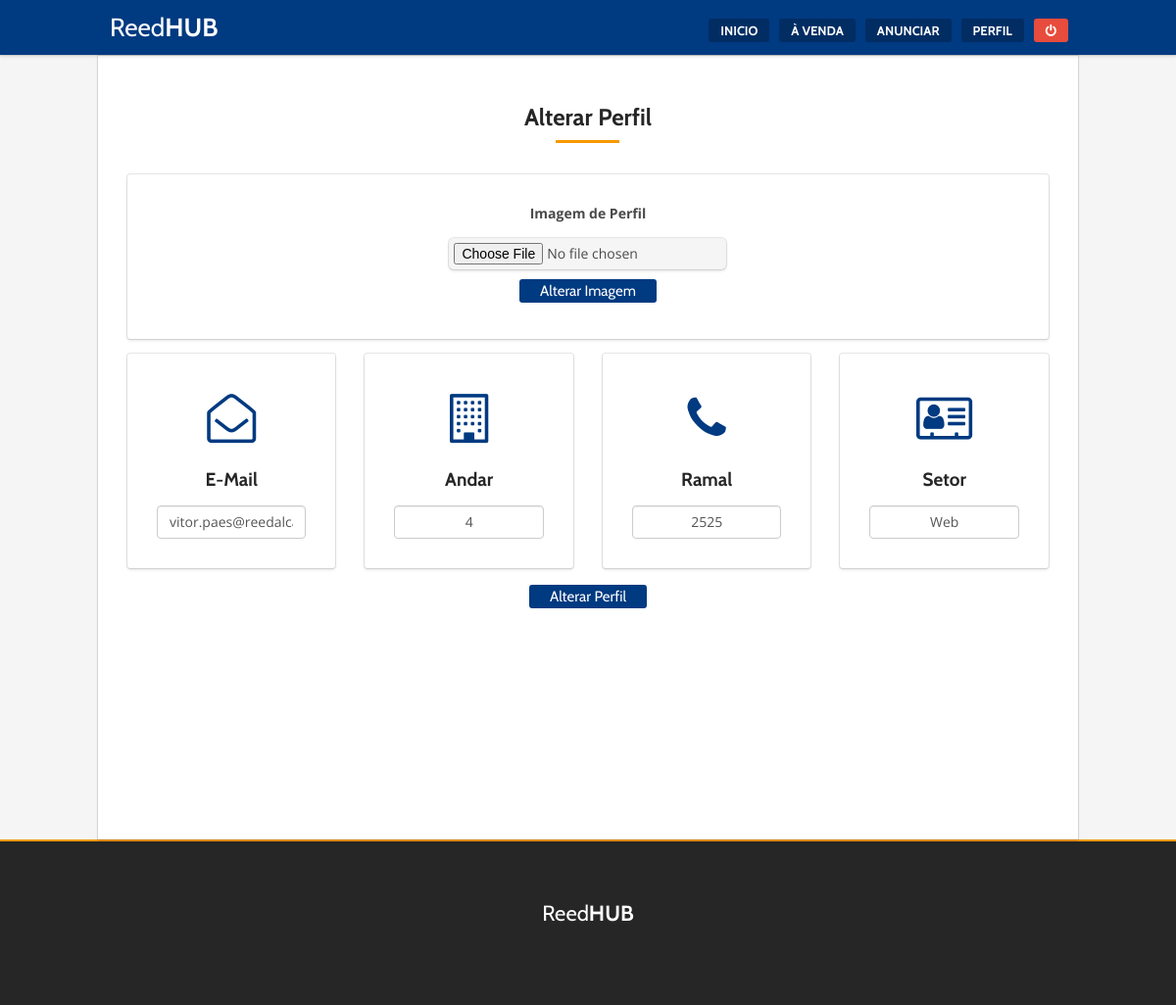
The page /alterar-perfil.php (signed in) on the database as committed earlier.
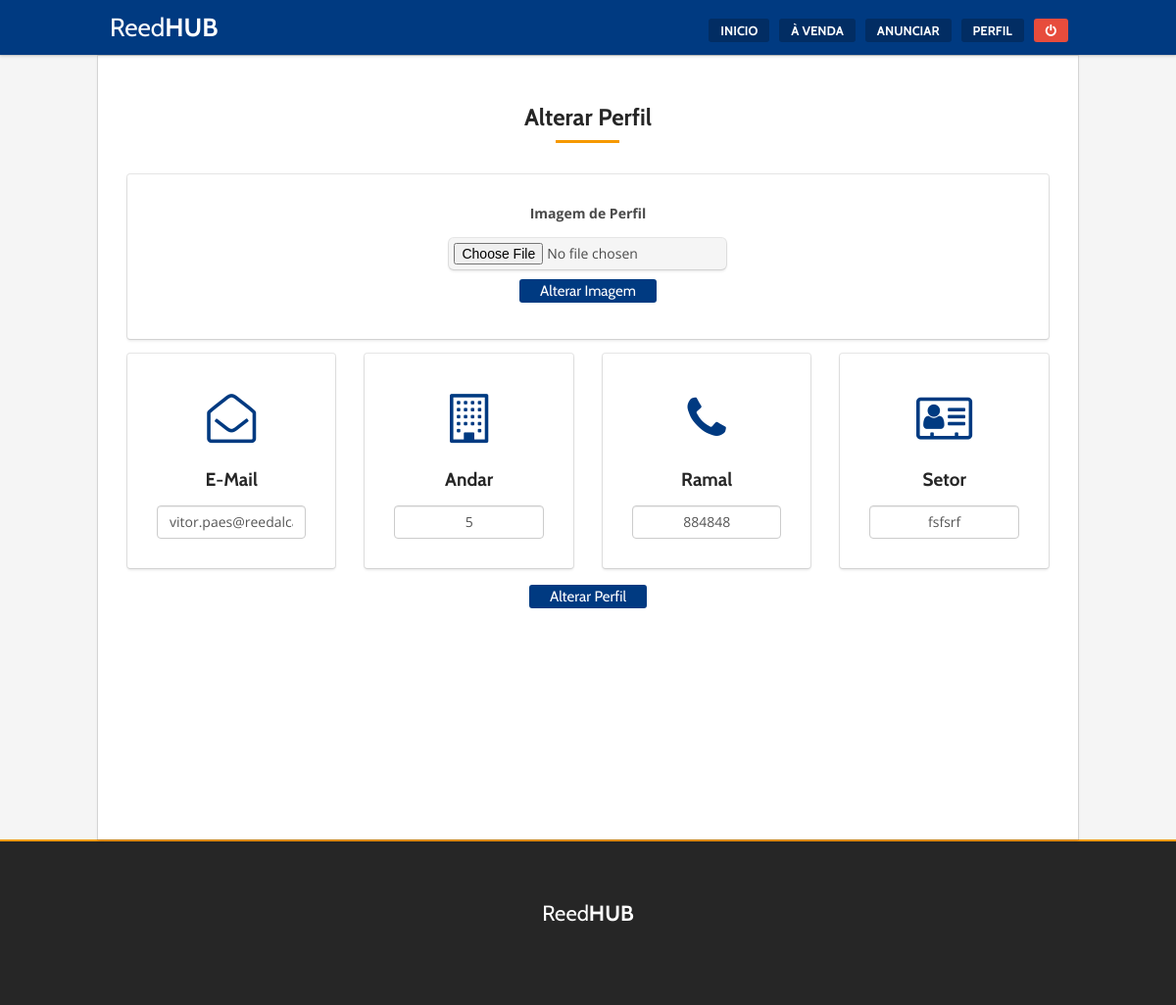
The same page on the database as committed later.
### tables this page shows
CREATE TABLE `user` (
  `id` int(11) NOT NULL,
  `username` varchar(30) NOT NULL,
  `password` varchar(100) NOT NULL,
  `email` varchar(100) NOT NULL,
  `profile_cover` varchar(150) NOT NULL,
  `profile_image` varchar(150) NOT NULL DEFAULT 'default.png',
  `profile_floor` int(11) NOT NULL,
  `profile_phone` int(11) NOT NULL,
  `profile_sector` varchar(20) NOT NULL,
  `user_messages` int(11) NOT NULL
);

### safe.php (called while the page is built, shortened)
<?php
$user_get = mysql_query("SELECT * FROM `user` WHERE `id`='".$_SESSION['uid']."'") or die(mysql_error());
$user = mysql_fetch_assoc($user_get);
$user_id = $user['id'];

### alterar-perfil.php (the view, shortened to what this page needs)
<?php include ("header.php"); ?>
<?php if (isset($_SESSION['uid'])): ?>
	<?php
	$profile_id = $user_id;
	$profile_get = mysql_query("SELECT * FROM user WHERE id = '$profile_id'") or die(mysql_error());
	$profile = mysql_fetch_assoc($profile_get);
	$profile_email = $profile['email'];
	$profile_floor = $profile['profile_floor'];
	$profile_phone = $profile['profile_phone'];
	$profile_sector = $profile['profile_sector'];
	?>
	<div class="rx_wrapper">
		<div class="go-title-area center">
			<h3 class="go-title x1">Alterar Perfil</h3>
		</div>
		<div class="upload-box">
		<div class="box-inner go-box-1">
			<form action="<?php echo $_SERVER['PHP_SELF'] ?>" method="post" enctype="multipart/form-data" name="foto">
			<div class="upload-area">
				<label for="exampleInputFile">Imagem de Perfil</label>
				<input style="margin: 0 auto; margin-bottom: 10px; margin-top: 10px" type="file" name="foto" aria-describedby="fileHelp">
				<button type="submit" class="go-button small" name="alterar_imagem">Alterar Imagem</button>
			</div>
			</form>
			</div>
			</div>
		<form action="<?php echo $_SERVER['PHP_SELF'] ?>" method="post" enctype="multipart/form-data" name="cadastro">
			<section class="default-services go-flex center">
				<div class="default-services__item">
					<div class="item-inner go-box-1 hover-1">
						<div class="item-icon">
							<i class="fa fa-envelope-open-o" aria-hidden="true"></i>
						</div>
						<div class="item-title">
							E-Mail
						</div>
						<div class="item-content">
							<input class="form-control" type="text" name="email" value="<?php echo $profile_email ?>">
						</div>
					</div>
				</div>
				<div class="default-services__item">
					<div class="item-inner go-box-1 hover-1">
						<div class="item-icon">
							<i class="fa fa-building-o" aria-hidden="true"></i>
						</div>
						<div class="item-title">
							Andar
						</div>
						<div class="item-content">
							<input class="form-control" type="text" name="floor" value="<?php echo $profile_floor ?>">
						</div>
					</div>
				</div>
				<div class="default-services__item">
					<div class="item-inner go-box-1 hover-1">
						<div class="item-icon">
							<i class="fa fa-phone" aria-hidden="true"></i>
						</div>
						<div class="item-title">
							Ramal
						</div>
						<div class="item-content">
							<input class="form-control" type="text" name="phone" value="<?php echo $profile_phone ?>">
						</div>
					</div>
				</div>
				<div class="default-services__item">
					<div class="item-inner go-box-1 hover-1">
						<div class="item-icon">
							<i class="fa fa-address-card-o" aria-hidden="true"></i>
						</div>
						<div class="item-title">
							Setor
						</div>
						<div class="item-content">
							<input class="form-control" type="text" name="sector" value="<?php echo $profile_sector ?>">
						</div>
					</div>
				</div>
			</section>
			<div class="go-title-area center">
				<button type="submit" class="go-button small" name="alterar_perfil">Alterar Perfil</button>
			</div>
		</form>
		<?php
		endif;
		?>
	</div>
	<?php require_once("footer.php") ?>

Rows that differ between the two databases and show on the page:
changed user "vitor.paes@reedalcantara.com.br": floor "4" → "5"; phone "2525" → "884848"; sector "Web" → "fsfsrf"
